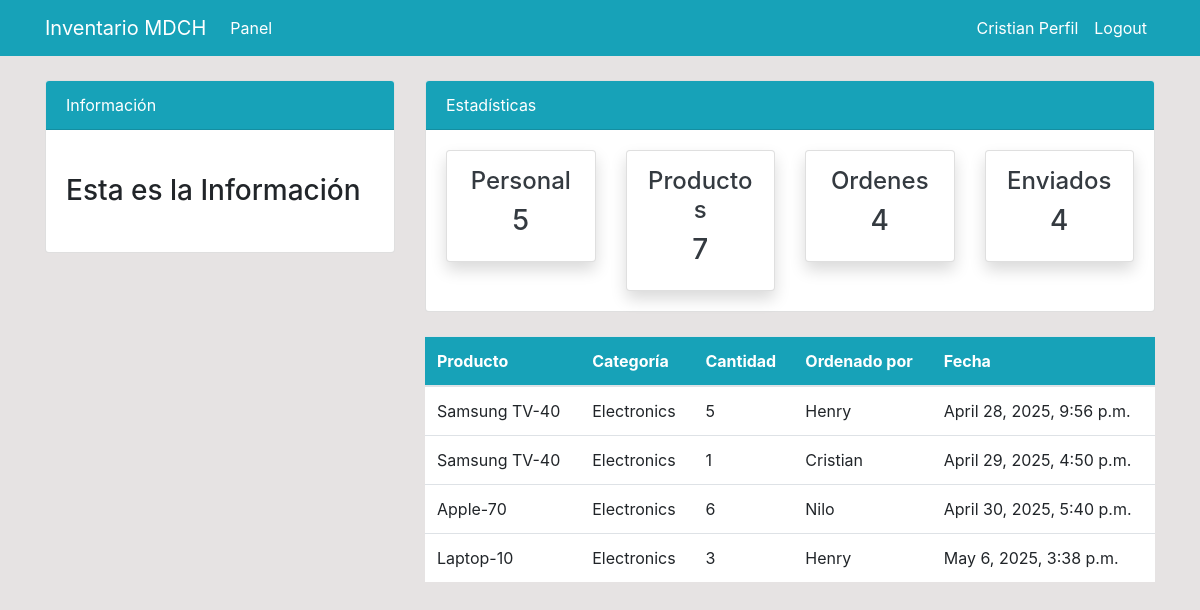
Page /order/ (signed in) on the committed database.
### dashboard/models.py (models this page shows, shortened)
class Order(models.Model):
    product=models.ForeignKey(Product, on_delete=models.CASCADE, null=True)
    staff=models.ForeignKey(User, models.CASCADE, null=True, blank=True)
    order_quantity=models.PositiveIntegerField(null=True)
    date=models.DateTimeField(auto_now_add=True)
    class   Meta:
        verbose_name_plural= 'Order'

class Product(models.Model):
    name= models.CharField(max_length=100, null=True)
    category=models.CharField(max_length=30, choices=CATEGORY, null=True)
    quantity=models.PositiveIntegerField (null=True)
    class   Meta:
        verbose_name_plural= 'Product'
    def __str__(self):
        return f'{self.name}-{self.quantity}'

### dashboard/views.py (the view)
# urls.py: path('order/', views.order, name='dashboard-order'),
@login_required
def order(request):
    order = Order.objects.all()
    orders_count=order.count()
    workers_count =User.objects.all().count()
    product_count=Product.objects.all().count()
    context = {
        'order': order,
        'workers_count': workers_count,
        'orders_count': orders_count,
        'product_count': product_count,
    }
    return render(request, 'dashboard/order.html', context)

### templates/dashboard/order.html (shortened to what this page needs)
{% extends 'partials/base.html'%}
{% block content%}
{% include 'partials/topnav.html'%}
    <div class="container">
        <div class="row my-4">
            <div class="col-md-4">
            </div>
            <div class="col-md-8">
                <table class="table bg-white">
                    <thead class="bg-info">
                        <tr class="text-white">
                            <th scope="col">Producto</th>
                            <th scope="col">Categoría</th>
                            <th scope="col">Cantidad</th>
                            <th scope="col">Ordenado por</th>
                            <th scope="col">Fecha</th>
                        </tr>
                    </thead>
                    <tbody>
                        {% for order in order %}
                        <tr>
                            <td>{{ order.product }}</td>
                            <td>{{ order.product.category }}</td>
                            <td>{{ order.order_quantity }}</td>
                            <td>{{ order.staff.username }}</td>
                            <td>{{ order.date }}</td>
                        </tr>
                        {% endfor%}
                    </tbody>
                </table>
            </div>
        </div>
    </div>
{% endblock%}

### templates/partials/nav.html (shortened to what this page needs)
<nav class="navbar navbar-expand-lg navbar-info bg-info">
    <div class="container">
        {% if user.is_authenticated %}
        <a class="navbar-brand text-white" href="{% url 'dashboard-index' %}">Inventario MDCH</a>
        <div class="collapse navbar-collapse" id="navbarSupportedContent">
            <ul class="navbar-nav mr-auto">
                <li class="nav-item active">
                    <a class="nav-link text-white" href="{% url 'dashboard-index' %}">Panel </a>
                </li>
            </ul>
            <ul class="navbar-nav ml-auto">
                <li class="nav-item active">
                    <a class="nav-link text-white" href="{% url 'user-profile' %}">{{ selected_staff_username|default:user.username }} Perfil
                        <span class="sr-only">(current)</span></a>
                </li>
                <li class="nav-item">
                    <form action="{% url 'user-logout' %}" method="POST" style="display:inline;">
                        <button type="submit" class="btn btn-link nav-link text-white" style="border: none; background: none;">Logout</button>
                    </form>
                </li>
            </ul>
        </div>
        {% endif %}
    </div>
</nav>

### static/style.css (style rules this page uses)
body { background: rgb(230, 227, 227); }
.navbar-nav li { list-style: none; margin: 0; }

### rows in the picture
Order: product "Samsung TV-40", product.category "Electronics", order_quantity "5", staff.username "Henry", date "April 28, 2025, 9:56 p.m."
Order: product "Samsung TV-40", product.category "Electronics", order_quantity "1", staff.username "Cristian", date "April 29, 2025, 4:50 p.m."
Order: product "Apple-70", product.category "Electronics", order_quantity "6", staff.username "Nilo", date "April 30, 2025, 5:40 p.m."
Order: product "Laptop-10", product.category "Electronics", order_quantity "3", staff.username "Henry", date "May 6, 2025, 3:38 p.m."

### other values in the picture
{{ selected_staff_username|default:user.username }} "Cristian"
{{ workers_count }} "5"
{{ product_count }} "7"
{{ orders_count }} "4"
